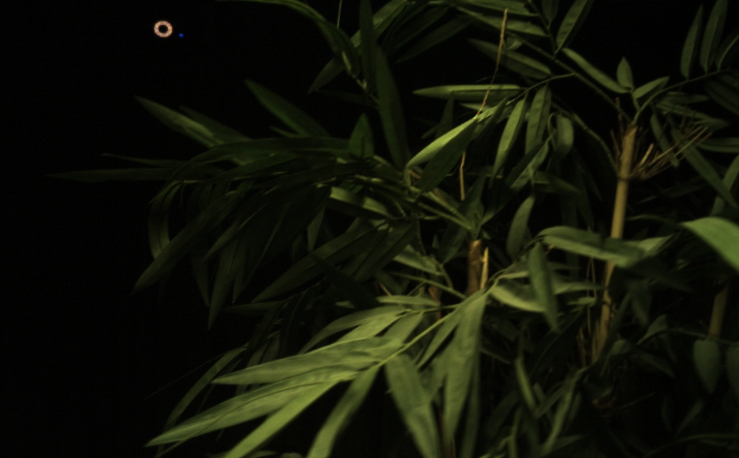
//> input picture data/banboo.png, 739 x 458 px
$ ./testOrganizedEdges ../data/banboo.png   (built with g++ and OpenCV 4)
//> lines starting //> are read from the running program, lines starting //| are printed output that depends on the picture; after the words box and inside, x2 and y2 are one past the last pixel; in counts of white or black regions, pixels touching at a corner belong together
### include/paramLoader.h
#ifndef PARAM_LOADER_H
#define PARAM_LOADER_H

#include <iostream>
#include <fstream>
#include <queue>
#include <sys/types.h>
#include <dirent.h>
#include <map>

#include <opencv2/core/core.hpp>
#include <opencv2/features2d/features2d.hpp>
#include <opencv2/highgui/highgui.hpp>
#include <opencv2/imgproc/imgproc.hpp>
#include <opencv2/video/tracking.hpp>

namespace param{

struct coarseParam{

    //-- 图像大小
    int width;
    int height;

    //-- 选取关键帧的平移与旋转阈值
    double kf_trans_thres;
    double kf_rot_thres;

    //-- 采样时的间隔距离
    int sample_bias;

    //-- 采样时允许的最大点的间隔
    int maximum_point;

    int canny_high;
    int canny_low;
};

struct fineParam{
    //-- 选取关键帧的平移与旋转阈值
    double kf_trans_thres;
    double kf_rot_thres;

    //-- 几何残差与光度残差的量纲比例
    double geo_photo_ratio;

    //-- 均匀采样的间隔点数
    int sample_bias;

    int canny_high;
    int canny_low;

    //-- true 仅使用几何残差，false 几何光度残差一起
    bool geometric_only;
};

struct windowParam
{
    int window_size;
    int window_step;

    double kf_trans_thres;
    double kf_rot_thres;

};

class paramHandler{
public:

    std::string dataset_type;
    std::string dataset_dir;

    double fx;
    double fy;
    double cx;
    double cy;
    double depth_scale;

    coarseParam coarse;
    fineParam fine;
    windowParam win;

    cv::Mat mDistCoef;

    paramHandler(const std::string settingPath);

};

}
#endif

### include/disjointSet.h
#ifndef DISJOINT_SET_H
#define DISJOINT_SET_H

#include <vector>
#include <iostream>
#include <fstream>
#include <algorithm>
#include <memory> //-- 使用智能指针（shared_ptr）需要引用这个头文件

// #define __DEBUG_DISJOINTSET__

class DisjointSet
{
  private:
    std::vector<int> parent; //index list for label merging
    std::vector<int> rank; // height of the disjoint set tree.

  public:
    //defination of intelligent pointer
    typedef std::shared_ptr<DisjointSet>       Ptr;
    typedef const std::shared_ptr<DisjointSet> ConstPtr;
    // [39 lines left out: functions DisjointSet, find, pruningSet, to_union, not called in this run]

    bool is_same(int e1, int e2){
        return find(e1) == find(e2);
    }

    // [6 lines left out: function show, not called in this run]

};

#endif

### include/Frame.h
// * 3D-Frame
//-- Frame contains 3D information (depth and components for warping)

#ifndef FRAME_H
#define FRAME_H

#include <iostream>
#include <fstream>
#include <queue>
#include <sys/types.h>
#include <dirent.h>
#include <map>
#include <unordered_set>

#include <opencv2/core/core.hpp>
#include <opencv2/features2d/features2d.hpp>
#include <opencv2/highgui/highgui.hpp>
#include <opencv2/imgproc/imgproc.hpp>
#include <opencv2/video/tracking.hpp>
#include <opencv2/opencv.hpp>

//dependency for sophus
#include <sophus/se3.hpp>

#include <Eigen/Dense>
#include <Eigen/Core>

#include <chrono>
#include <numeric>
#include <random>

#include "edge.h"
#include "edgeSelector.h"
#include "disjointSet.h"


class Frame
{
public:
    //-- index of the frame
    int F_ID;

    //-- 构成一帧图像的所有边缘特征
    std::vector<Edge> mvEdges;
    //-- 边缘ID与mvEdge索引的映射关系
    std::map<int, int> mmIndexMap;

    //-- 灰度图像，用于构造 fine-tracking 的光度误差等
    cv::Mat mMatGray;

    //-- 图像大小，整个序列都是唯一的
    int mWidth;
    int mHeight;

    //-- 图像内参
    float mFx, mFy, mCx, mCy;

    //-- 用于半径搜索的二维Mat
    cv::Mat mMatSearch;

    Frame(){}

    Frame(int ID, std::vector<Edge> vEdges, const cv::Mat& matRGB, const cv::Mat& matDepth,
          const float& fx, const float& fy, const float& cx, const float& cy);

    void searchRadius(float x, float y, double radius, std::vector<orderedEdgePoint>& result);

    //-- 考虑需要将query_edge重投影的情况下获取边缘级别的关联，返回对应关联的边缘的索引
    std::vector<int> edgeWiseCorrespondenceReproject(Edge& query_edge, const Sophus::SE3d& T2curr);

    //-- 可视化搜索平面
    cv::Mat visualizeSearchPlain();

    //-- 获取粗匹配所需的3D边缘特征点
    std::vector<orderedEdgePoint> getCoarseSampledPoints(int bias, int maximum_point);

    void getFineSampledPoints(int bias);

private:

    //-- 在整理过边缘后遍历边缘中的边缘点，更新索引关系
    void assignPropertyIdx();

    //-- 根据边缘信息创建二维的搜索阵列，用于半径邻域搜索
    void constructSearchPlain();

    //-- 并行创建二维搜索阵列
    void constructSearchPlainParallel();

    //-- 遍历边缘中的每一个点计算：远近可信分数，观测可信分数 以及 深度补全
    void assignProperty3D(const cv::Mat& matDepth);

    //-- 为边缘的单个点计算 远近可信分数，观测可信分数 以及 深度补全
    void assignProperty3DEach(orderedEdgePoint& pt, const cv::Mat& matDepth);


    //-- 对边缘进行调整，祛除深度无效的边缘，以及祛除整体无效的边缘
    void edgeCullingDepth();
    void edgeCullingDepthParallel();

    //-- 对边缘进行调整，切割与重组深度不一致的边缘，以及祛除整体不一致性较强的边缘
    void edgeCullingContinuity();
};


//-- 用using 定义智能指针
using FramePtr = std::shared_ptr<Frame>;

#endif

### include/edgeCluster.h
#ifndef EDGECLUSTER_H
#define EDGECLUSTER_H

#include <iostream>
#include <fstream>
#include <queue>
#include <sys/types.h>
#include <dirent.h>
#include <map>

#include <opencv2/core/core.hpp>
#include <opencv2/features2d/features2d.hpp>
#include <opencv2/highgui/highgui.hpp>
#include <opencv2/imgproc/imgproc.hpp>
#include <opencv2/video/tracking.hpp>

#include <Eigen/Dense>
#include <Eigen/Core>

#include <chrono>

/**
 * @brief 无序的边缘点，仅在边缘组织的过程中使用到，
 * @details 存储度、当前ID与父节点ID等信息，通过拓展的拓扑关系将canny散点组织成有序边缘
*/
struct edgePoint{
    //-- 边缘点的像素坐标
    cv::Point pixel;
    //-- 边缘点的父节点的ID
    int father_id;
    //-- 边缘点自己的ID
    int point_id;
    //-- 边缘点的入度（该节点是几个点的父节点）
    int degree;
    //-- 是否是区域生长的遍历起点（root）
    bool isRoot;

    edgePoint(cv::Point _pixel, int _point_id, int _father_id)
    {
        pixel = _pixel;
        father_id = _father_id;
        point_id = _point_id;
        degree = 0;
        isRoot = false;
    }
};

/**
 * @brief 无序的边缘聚类，存储一组无序但可以自组织的edgePoint，可实现edgePoint的自组织
 * @details 存储edgePoint, 利用edgePoint中的拓扑关系进行边缘的自组织
*/
class EdgeCluster{
public:
    //-- 每个边缘的点列表，可以用push_back进行操作
    std::vector<edgePoint> mvPoints;
    //-- 每个边缘点的标识ID与边缘点在points中的索引的映射关系
    std::map<int, int> mmIndexMap;

    EdgeCluster(){}

    EdgeCluster(std::vector<edgePoint> list);

    //-- 整理边缘，根据区域生长建立的邻接关系将边缘整理成有序的
    std::vector<edgePoint> organize();

private:
    //-- 计算每个点的入度（即该节点是几个点的父节点）
    void calculateDegree();


};

#endif

### include/edge.h
#ifndef EDGE_H
#define EDGE_H

#include <iostream>
#include <fstream>
#include <queue>
#include <sys/types.h>
#include <dirent.h>
#include <map>

#include <opencv2/core/core.hpp>
#include <opencv2/features2d/features2d.hpp>
#include <opencv2/highgui/highgui.hpp>
#include <opencv2/imgproc/imgproc.hpp>
#include <opencv2/video/tracking.hpp>

#include <Eigen/Dense>
#include <Eigen/Core>

#include <chrono>

/**
 * @brief 有序的边缘点，是直接参与到slam过程中的边缘点类型
 * @details 不再存储与相邻有关的信息，仅存储当前位置的图像属性与结构属性
*/
class orderedEdgePoint{
public:
    //###########################
    //--      2D相关成员
    //###########################

    //-- 像素坐标
    double x;
    double y;
    //-- RGBD给的深度
    float depth;
    //-- 梯度角度
    float imgGradAngle;

    //###########################
    //--      3D相关成员
    //###########################
    double x_3d;
    double y_3d;
    double z_3d;
    float score_depth;
    float score_visible;


    //###########################
    //--      索引相关成员
    //###########################
    int frame_edge_ID;
    int frame_point_index;

    //###########################
    //--      关联相关成员
    //###########################
    bool mbAssociated;
    //-- 半径内搜索得到的最近邻列表
    std::vector<int> mvAssoFrameEdgeIDs;
    std::vector<int> mvAssoFramePointIndices;
    int asso_edge_ID; //-- 与当前点关联的参考帧点的edge ID
    int asso_point_index; //-- 与当前点关联的参考帧点的point index

    // [6 lines left out: function orderedEdgePoint, not called in this run]
};

/**
 * @brief 自组织之后的有序边缘，存储有序的orderedEdgePoint, 其索引就代表其顺序
 * @details 本类直接用于slam过程中，直接参与特征的匹配、关联以及配准优化
*/
class Edge{
public:
    int edge_ID;

    //-- 每个边缘的点列表，可以用push_back进行操作
    std::vector<orderedEdgePoint> mvPoints;
    float mVisScore;

    //-- 采样之后的索引，在mvPoints中检索，与edgeCloud一一对应
    std::vector<int> mvSampledEdgeIndex;

    void samplingEdgeUniform(int bias);

    Edge(){}

    Edge(int ID){ edge_ID = ID;}

    Edge(int ID, std::vector<orderedEdgePoint> list);

    void push_back(orderedEdgePoint pt);

    //-- 检查两个边缘是否可以建立关联，如果可以建立关联则返回true, 不行则返回false
    bool isAssociatedWith(Edge query_edge);

    void calcEdgeScoreViz();

};

#endif

### include/edgeSelector.h
#ifndef EDGESELECTOR_H
#define EDGESELECTOR_H
#include <iostream>
#include <fstream>
#include <queue>
#include <stack>
#include <map>

#include <tbb/tbb.h>
#include <tbb/parallel_for.h>
#include <tbb/blocked_range.h>

#include <chrono>

#include "edge.h"
#include "edgeCluster.h"

class edgeSelector{
public:
    //--原始数据
    cv::Mat mMatRGB;
    cv::Mat mMatGray;
    int mWidth;
    int mHeight;

    //-- 图像梯度的结果
    cv::Mat mMatGradMagnitude;
    cv::Mat mMatGradAngle;
    //-- 图像Canny算子计算得到的结果
    cv::Mat mMatCanny;

    //-- canny 算子的大小参数
    bool mbUseFixedThreshold; //-- true就使用固定阈值，false就使用适应阈值
    //-- 固定阈值时的固定参数
    int mpCanny_lower_bound;
    int mpCanny_higher_bound;

    //-- 属于同一个边缘的角度变化阈值（单位 degree）
    float mpAngle_bias;

    //-- 使用区域生长得到的边缘点列表
    std::vector<EdgeCluster> mvEdgeClusters;

    //-- 由零散点构造的有序边缘列表
    std::vector<Edge> mvEdges;

    /**
     * @brief [构造函数]固定Canny阈值来提取边缘
    */
    edgeSelector(float angle_bias, int canny_low, int canny_high)
    {
//> further down, imgRGB_1 is the input picture: 458 rows x 739 cols, CV_8UC3; mean B, G, R 8.3, 20.3, 17.7
        //-- 启用 OpenCV 的并行优化
        cv::setUseOptimized(true);
        cv::setNumThreads(0);

        mpAngle_bias = angle_bias;
        mpCanny_higher_bound = canny_high;
        mpCanny_lower_bound = canny_low;
        mbUseFixedThreshold = true;
    }

    void processImage(const cv::Mat& image);

    cv::Mat visualizeEdges();

    cv::Mat visualizeEdgesOrganized();

private:

    float calcAngleBias(float angle_1, float angle_2);

    void regionGrowthClusteringOCanny(float angle_Thres);

    void preprocessCannyMat();

    void cvt2OrderedEdges();

    void cvt2OrderedEdgesParallel();

};

#endif

### src/edgeCluster.cpp
#include "edgeCluster.h"

EdgeCluster::EdgeCluster(std::vector<edgePoint> list)
{
    mvPoints.reserve(list.size());
    for (auto&& pt : list)
    {
        // 直接实现 push_back 的逻辑（避免额外函数调用开销）
        if (mmIndexMap.find(pt.point_id) != mmIndexMap.end())
        {
            std::cerr << "\033[31m[ERROR] WRONG EDGE POINT INDEX "
                      << pt.point_id << ", INDICES SHOULD BE DIFFERENT!\033[0m\n";
        }else{
            mmIndexMap[pt.point_id] = mvPoints.size();
            //std::cout<<pt.point_id<<" index\n";
            mvPoints.push_back(std::move(pt));
        }
    }
}

// [127 lines left out: functions organize, calculateDegree, not called in this run]

### src/edgeSelector.cpp
#include "edgeSelector.h"

float edgeSelector::calcAngleBias(float angle_1, float angle_2)
{
    float res = fabs(angle_1 - angle_2);
    if(res > 180){
        res = 360 - res;
    }
    return res;
}

// [53 lines left out: functions visualizeEdges, visualizeEdgesOrganized, not called in this run]

void edgeSelector::regionGrowthClusteringOCanny(float angle_Thres)
{
    cv::Mat labelMatTmp(mMatCanny.rows, mMatCanny.cols, CV_16UC1, cv::Scalar::all(65535));
    //-- 判断有没有遍历到当前点的矩阵 0 表示没有遍历到，1 表示遍历到
    cv::Mat visitedMat(mMatCanny.rows, mMatCanny.cols, CV_8UC1, cv::Scalar::all(0));
    //-- 清空edgemvEdgeClusters
    mvEdgeClusters.clear();

    //-- 预定义图像的指针
    uint8_t* canny_ptr = mMatCanny.data;
    uint16_t* label_ptr = (uint16_t*)labelMatTmp.data;
    uint8_t* visited_ptr = visitedMat.data;
    const float* angle_ptr = mMatGradAngle.ptr<float>(0);
    const int canny_step = mMatCanny.step;
    const int label_step = labelMatTmp.step / sizeof(uint16_t);;
    const int visited_step = visitedMat.step;
    const int angle_step = mMatGradAngle.step / sizeof(float);

    int label_global = 0;
    for(int y = 0; y < mMatCanny.rows; ++y)
    {
        for(int x = 0; x < mMatCanny.cols; ++x)
        {
            //-- 如果该点是canny得到的边缘且当前没遍历过这个点，就以该点为初始，区域生长地找到一个区域
            if (visited_ptr[y * visited_step + x] != 0 || canny_ptr[y * canny_step + x] != 255)
                continue;

            //-- 创建一个新的聚类
            std::vector<edgePoint> current_cluster;
            label_global++;
            //-- 更新当前位置的访问状态
            visited_ptr[y * visited_step + x] = 1;
            //-- 每个 cluster 中的点均会获得从0开始的编号
            int point_id = 0;

            //-- 创建一个边缘点，由于是该边缘的第一个点，设置ID为0，没有父节点，设为-1
            edgePoint curr_edge_point(cv::Point(x,y), point_id, -1);
            curr_edge_point.isRoot = true;
            point_id++;

            //-- 广度优先的区域生长方法的遍历队列
            std::queue<edgePoint> open_list;
            open_list.push(curr_edge_point);

            //-- 基于图搜索（深度优先或广度优先）的区域生长遍历
            while(!open_list.empty())
            {
                //-- 队列使用front()获得队首元素
                edgePoint current_point = open_list.front();
                open_list.pop();

                const int cx = current_point.pixel.x;
                const int cy = current_point.pixel.y;

                // if(mMatCanny.at<uint8_t>(current_point.pixel.y, current_point.pixel.x)==0) continue;

                //-- 能够进入open_list的像素必然属于当前一个聚类
                label_ptr[cy * label_step + cx] = label_global;
                current_cluster.push_back(current_point);

                //-- 扩展当前这个像素的相邻区域，得到新的满足条件的像素加入open_list
                const float curr_angle = angle_ptr[cy * angle_step + cx];

                //-- 定义一个 lambda 方法来扩展邻域, 扩展出的邻域需要满足
                //-- ① 坐标在图像区域内
                //-- ② 没有被访问过
                //-- ③ 是canny边缘点
                //-- ④ 梯度角度与它的父节点连续
                auto check_and_push = [&](int nx, int ny) {
                    if (nx >= 0 && nx < mWidth && ny >= 0 && ny < mHeight
                        && visited_ptr[ny * visited_step + nx] == 0
                        && canny_ptr[ny * canny_step + nx] == 255)
                    {
                        //-- 选择在图像区域内且未被访问的点，得到它的梯度角度
                        float neigh_angle = angle_ptr[ny * angle_step + nx];
                        if (calcAngleBias(neigh_angle, curr_angle) < angle_Thres)
                        {
                            //-- 角度满足要求的点已经是可以聚类的点，因此可以赋ID，放到 queue 中继续扩展
                            visited_ptr[ny * visited_step + nx] = 1;
                            //-- 该点由 current_point 扩展得到，因此其父 ID 为 current_point.point_id
                            edgePoint neigh_pt(cv::Point(nx, ny), point_id, current_point.point_id);
                            open_list.push(neigh_pt);
                            point_id++;
                        }
                    }
                };
                //-- 向 8 邻域进行扩展
                check_and_push(cx+1, cy);   //-- 右
                check_and_push(cx+1, cy+1); //-- 右下
                check_and_push(cx,   cy+1); //-- 下
                check_and_push(cx-1, cy+1); //-- 左下
                check_and_push(cx-1, cy);   //-- 左
                check_and_push(cx-1, cy-1); //-- 左上
                check_and_push(cx,   cy-1); //-- 上
                check_and_push(cx+1, cy-1); //-- 右上

            }

            //-- region growth 结束，一组聚类生成，判断聚类大小，只取大序列
            if(current_cluster.size()>9)
            {
                //-- 结束一组聚类，此时得到一个完整的current_cluster
                EdgeCluster edge(current_cluster);
                mvEdgeClusters.push_back(edge);
            }
        }
    }
}

//-- 重新处理Canny的输出结果，对于四个方向的弯钩形状的结构需要将其中间的连接块剃掉
void edgeSelector::preprocessCannyMat()
{
    cv::Mat matBinary;
    mMatCanny.convertTo(matBinary, CV_8U, 1.0/255); // 直接转换为0/1值

    for(int i = 0; i < matBinary.rows; ++i)
    {
        uint8_t* current = matBinary.ptr<uint8_t>(i);
        uint8_t* above = i > 0 ? matBinary.ptr<uint8_t>(i-1) : nullptr;
        uint8_t* below = i < matBinary.rows-1 ? matBinary.ptr<uint8_t>(i+1) : nullptr;

        for(int j = 0; j < matBinary.cols; ++j)
        {
            if(current[j] == 0) continue; // 跳过非边缘点

            int left = j > 0 ? current[j-1] : 0;
            int right = j < matBinary.cols-1 ? current[j+1] : 0;
            int up = above ? above[j] : 0;
            int down = below ? below[j] : 0;

            bool connected = (left > 0 && up > 0) || (right > 0 && up > 0) ||
                             (left > 0 && down > 0) || (right > 0 && down > 0);

            if(connected) {
                current[j] = 0;
            }
        }
    }
}

void edgeSelector::processImage(const cv::Mat& image)
{

    mvEdgeClusters.clear();
    mvEdges.clear();

    if(image.channels() == 3)
    {
        cv::cvtColor(image, mMatGray, cv::COLOR_BGR2GRAY);
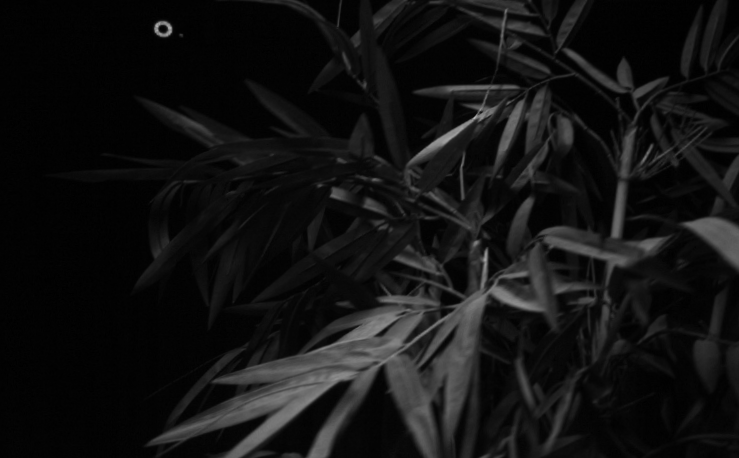
//> mMatGray: 458 rows x 739 cols, CV_8UC1; min 0, max 179, mean 18.2
        mMatRGB = image.clone();
    }else if(image.channels()==1)
    {
        mMatGray = image.clone();
        cv::cvtColor(mMatGray, mMatRGB, cv::COLOR_GRAY2BGR);
    }
    mHeight = image.rows;
    mWidth = image.cols;

    cv::Mat grad_x, grad_y;
    cv::Scharr(mMatGray, grad_x, CV_32F, 1, 0);
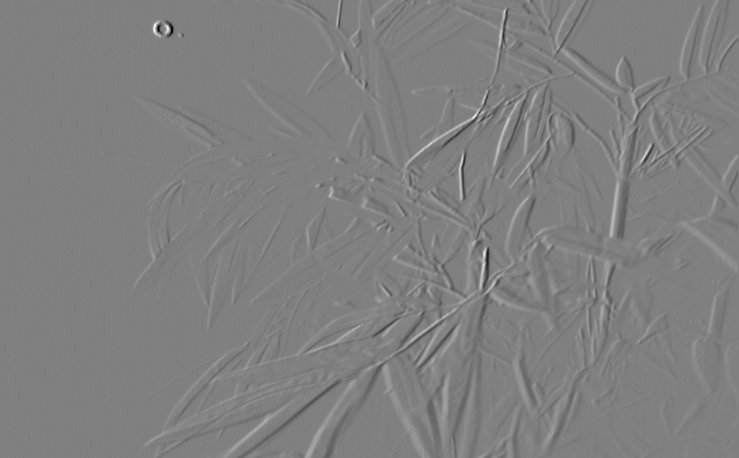
//> grad_x: 458 rows x 739 cols, CV_32FC1; min -1991, max 1974, mean 0.8; drawn with min black and max white
    cv::Scharr(mMatGray, grad_y, CV_32F, 0, 1);
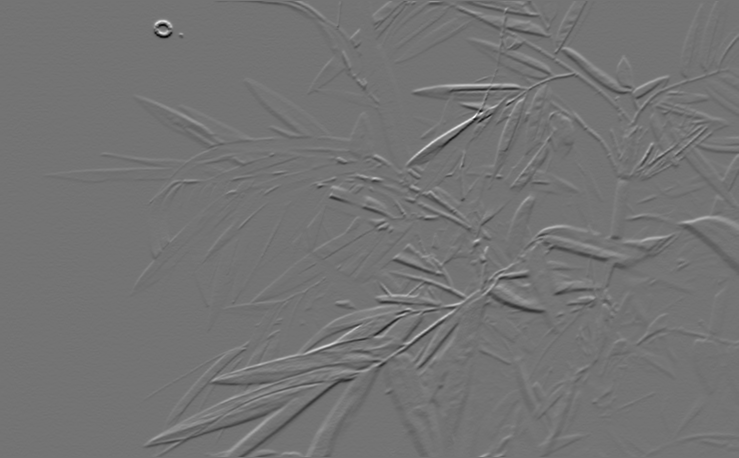
//> grad_y: 458 rows x 739 cols, CV_32FC1; min -1804, max 2161, mean 0.3; drawn with min black and max white

    // 预分配内存
    mMatGradMagnitude.create(image.size(), CV_32F);
    mMatGradAngle.create(image.size(), CV_32F);

    //-- 计算梯度幅值和方向, magnitude是大小，angle是方向，取值是0~360度
    //-- 最后一个值是false就是L1范数的梯度模值，true就是L2范数的梯度模值
    cv::cartToPolar(grad_x, grad_y, mMatGradMagnitude, mMatGradAngle, true);
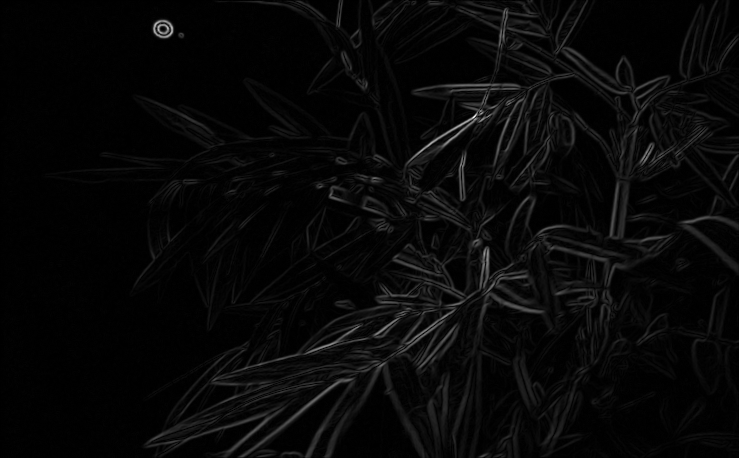
//> mMatGradMagnitude: 458 rows x 739 cols, CV_32FC1; min 0, max 2922.2, mean 93.9; drawn with min black and max white
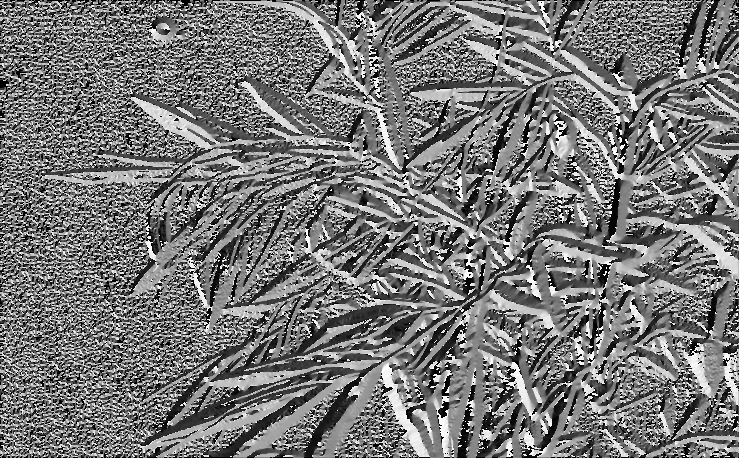
//> mMatGradAngle: 458 rows x 739 cols, CV_32FC1; min 0, max 359.9, mean 168.2; drawn with min black and max white

    if(mbUseFixedThreshold)
    {
        cv::Canny(image, mMatCanny, mpCanny_lower_bound, mpCanny_higher_bound, 3, true);
//> mMatCanny: 458 rows x 739 cols, CV_8UC1; 5% white in thin lines or dots, all inside (x1, y1, x2, y2) = (134, 0, 739, 458)
    }else{
        cv::Mat binary;
        double otsu_thresh = cv::threshold(image, binary, 0, 255, cv::THRESH_OTSU);
        cv::Canny(image, mMatCanny, 0.5*otsu_thresh, otsu_thresh, 3, true);
    }
    preprocessCannyMat();
//> (the rest of the program and of its run is left out)
